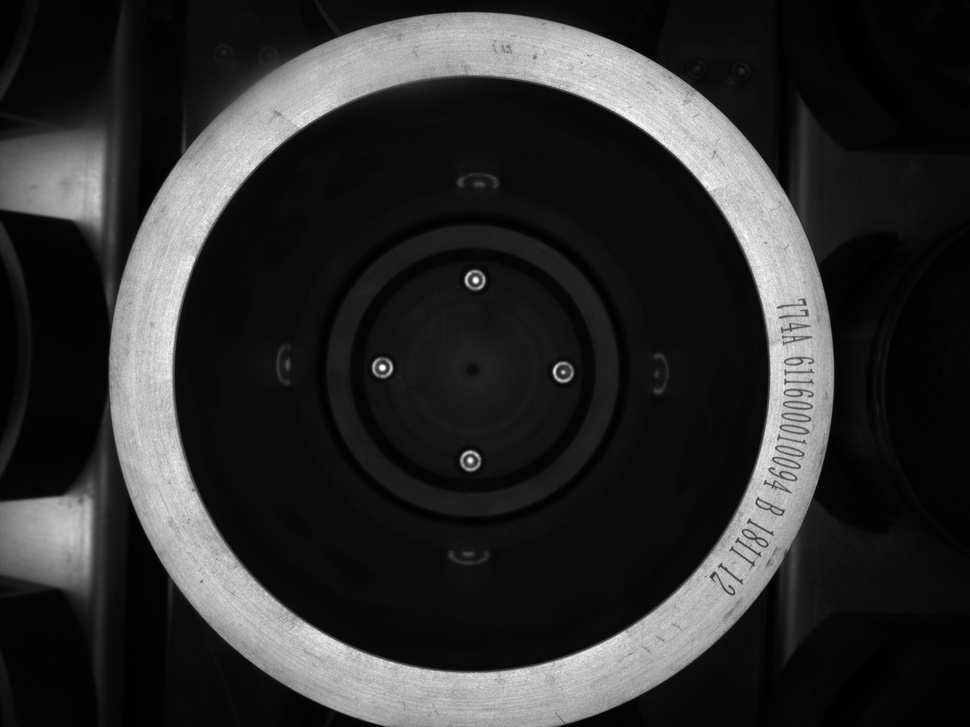
#> input picture src/ch3/OKPictures/16_24_38.jpg, 970 x 727 px, shrunk from 2592 x 1944 before the run; the run also reads 3 pictures not shown here
$ python 'OKNG直方图分析.py'
#> lines starting #> are read from the running program, lines starting #| are printed output that depends on the picture; after the words box and inside, x2 and y2 are one past the last pixel; in counts of white or black regions, pixels touching at a corner belong together
import cv2
import matplotlib.pyplot as plt
import numpy as np

plt.rcParams['font.sans-serif'] = ['SimHei']  # 显示中文标

def showImgInfo(imgInfoList):
    plt.figure()
    i=0
    for imginfo in imgInfoList:
        blurName,imgData,dealTime=imginfo
        i=i+1
        plt.subplot(1,2,i)
        plt.imshow(imgData)
        plt.xticks([])
        plt.yticks([])
        tempyime="%0.3f" % dealTime
        plt.title("{0}({1}ms)".format(blurName,str(tempyime)), fontsize=20)
    plt.show()

import datetime
#添加处理时间信息
def dealTime(fun,**kwargs):
    start=datetime.datetime.now()
    imgData=fun(**kwargs)
    end=datetime.datetime.now()
    totalMs=(end-start).total_seconds()
    ret=[imgData,totalMs*1000]
    return ret

def drawHist(imgInfoList):
    #encoding:utf-8
    i=0
    for imgInfo in imgInfoList:
        img_name=imgInfo[0]
        img_data=imgInfo[1]
        i=i+1
        plt.subplot(2,3,i)
        thresh, mask_img = cv2.threshold(src=img_data, thresh=73, maxval=255, type=cv2.THRESH_BINARY)
        hsit = cv2.calcHist([img_data], [0], mask_img, [256], [0, 255])
        plt.plot(hsit,color='r')
        cv2.imshow(img_name,mask_img)
        plt.title("{0}".format(img_name), fontsize=20)

    plt.show()

ok_src1=cv2.imread('OKPictures//16_24_38.jpg')
#> ok_src1 is the input picture: shape (727, 970, 3); min 0, max 255, mean 46.6
ok_src2=cv2.imread('OKPictures//16_50_50.jpg')
ok_src3=cv2.imread('OKPictures//16_51_22.jpg')
ng_src1=cv2.imread('NGPictures//16_16_08.jpg')
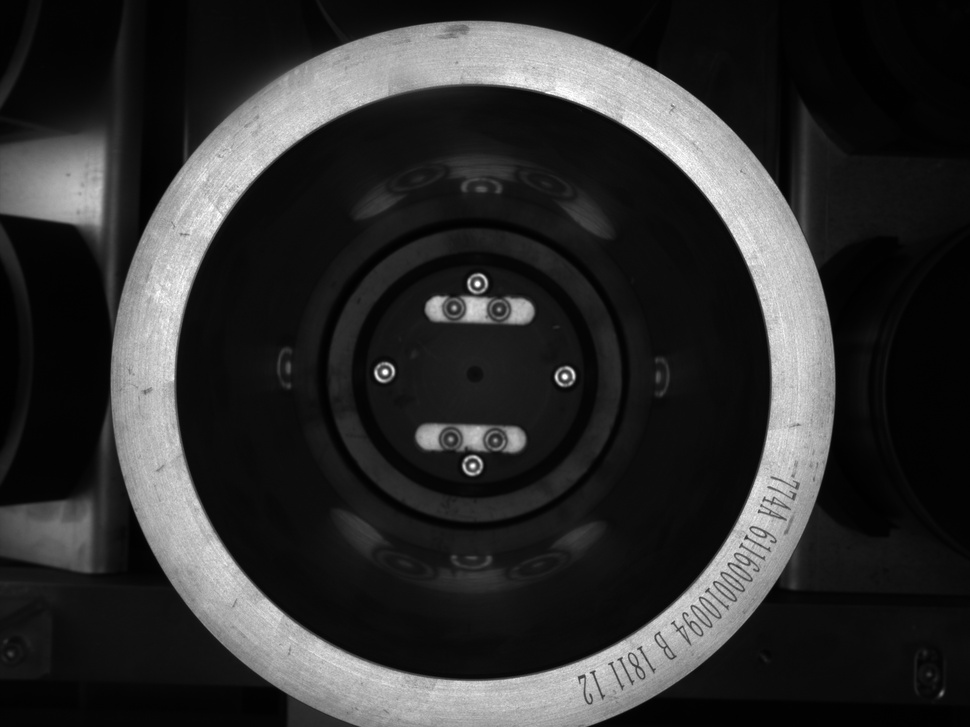
#> input picture src/ch3/NGPictures/16_16_08.jpg, 970 x 727 px, shrunk from 2592 x 1944 before the run
#> ng_src1 is the input picture: shape (727, 970, 3); min 0, max 255, mean 47.5
ng_src2=cv2.imread('NGPictures//16_16_11.jpg')
ng_src3=cv2.imread('NGPictures//16_16_57.jpg')
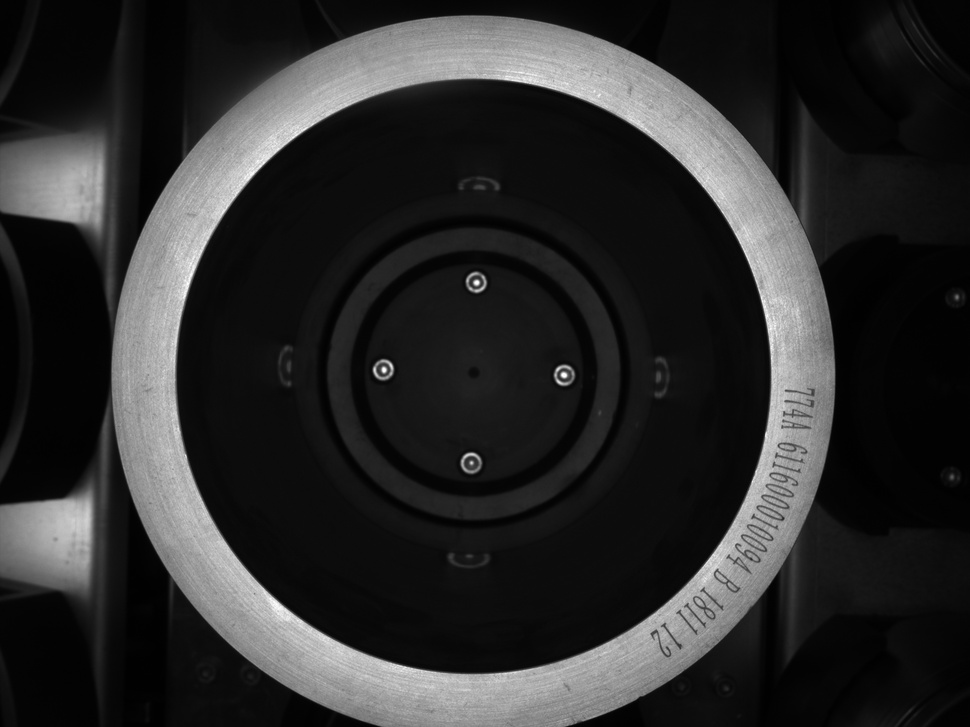
#> input picture src/ch3/NGPictures/16_16_57.jpg, 970 x 727 px, shrunk from 2592 x 1944 before the run
#> ng_src3 is the input picture: shape (727, 970, 3); min 0, max 255, mean 43.8
imgData_list=[ok_src1,ok_src2,ok_src3,ng_src1,ng_src2,ng_src3]
name_list=['ok1','ok2','ok3','ng1','ng2','ng3']
imgFullInfo_list=[]
for i in range(len(name_list)):
    imgData_list[i]=cv2.cvtColor(imgData_list[i],cv2.COLOR_RGB2GRAY)
    imgFullInfo_list.append([name_list[i],imgData_list[i]])
#> after the loop, imgData_list = 6 items; imgFullInfo_list = 6 items

drawHist(imgFullInfo_list)
#> the loop in drawHist, `for imgInfo in imgInfoList:` made 6 passes
#> img_name on passes 1 to 6: 'ok1', 'ok2', 'ok3', 'ng1', 'ng2', 'ng3'
#> pass 1, in drawHist, `thresh, mask_img = cv2.threshold(src=img_data, thresh=73, maxval=255, ..`:
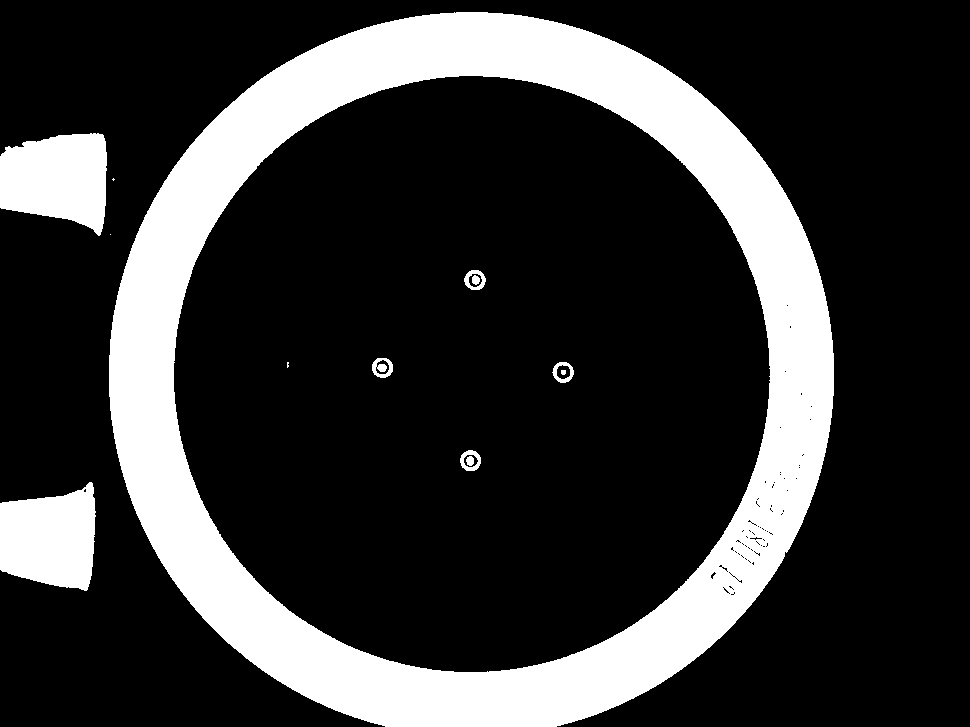
#> mask_img: shape (727, 970); 21.3% white; 13 white regions (3 under 20 px), largest, box (x1, y1, x2, y2) and area: (109, 12, 834, 727) 132785, (0, 133, 107, 236) 8402, (0, 482, 96, 591) 8106
#> after the loop in drawHist, `for imgInfo in imgInfoList:`: i = 6
#> in drawHist, `plt.show()`:
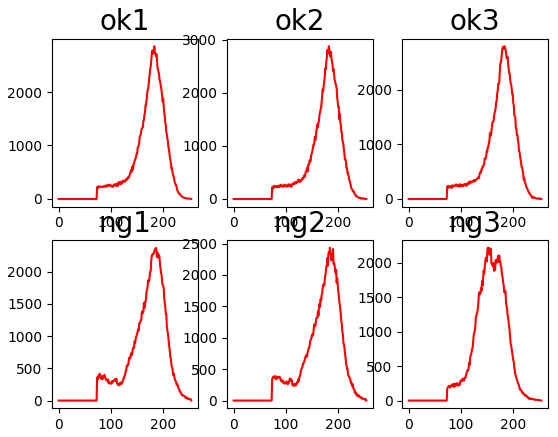
#> figure drawn by matplotlib, 6 panels; panel 1: curve peaks at x = 184, y = 2856; panel 2: curve peaks at x = 183, y = 2874; panel 3: curve peaks at x = 184, y = 2801; panel 4: curve peaks at x = 187, y = 2368
